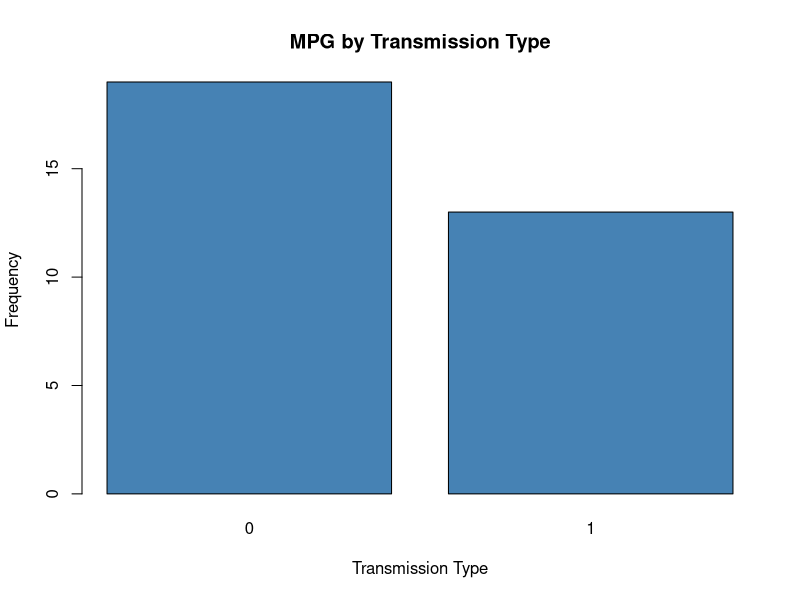
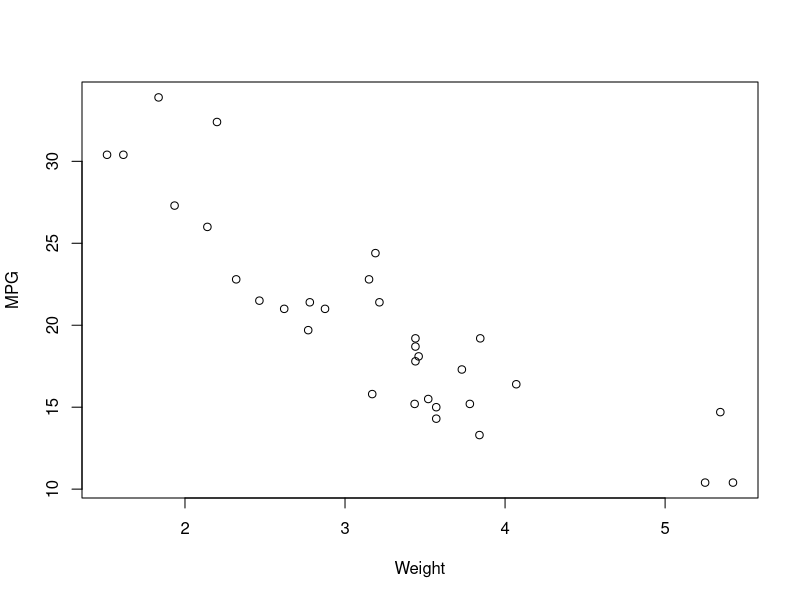
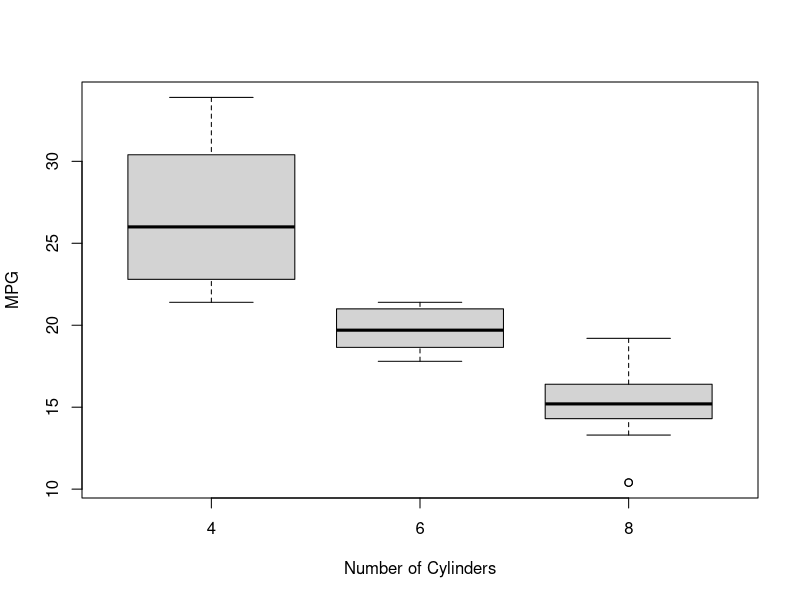
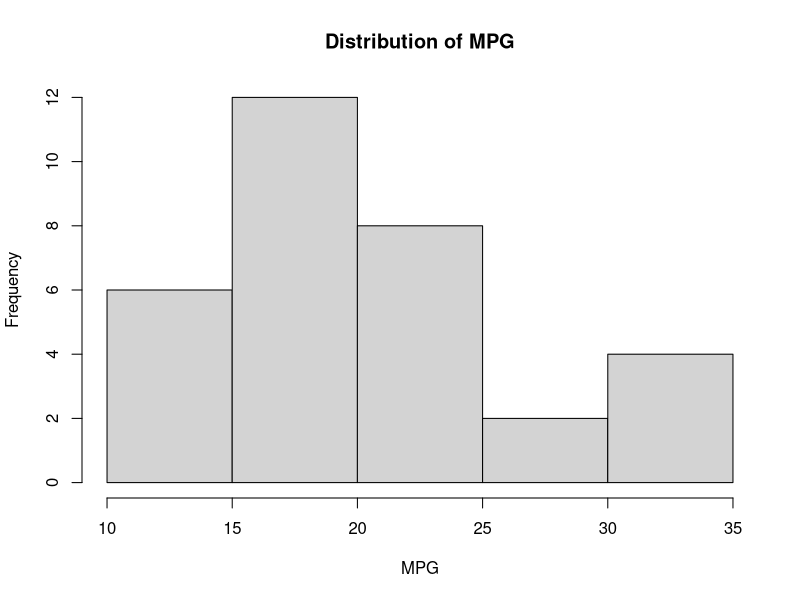
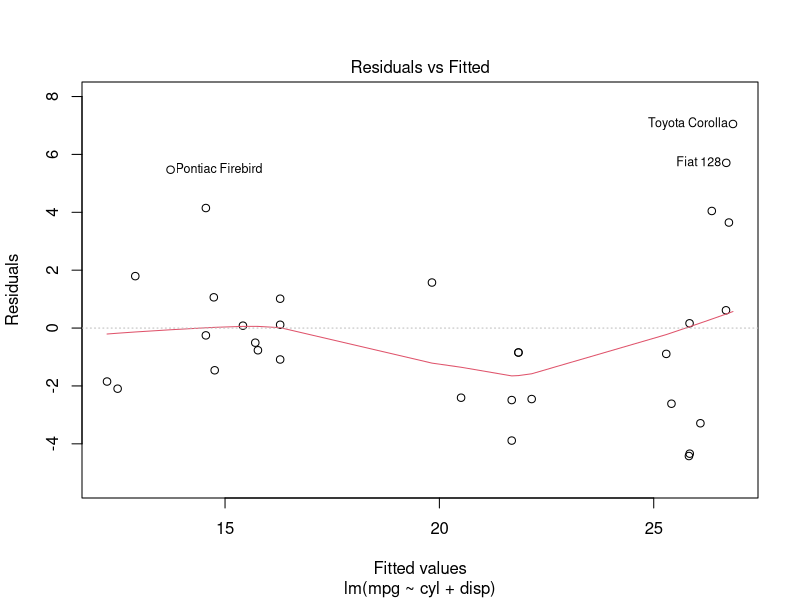

Write R code to recreate these figures, in order.
## ---- chunk 1
knitr::opts_chunk$set(echo = TRUE)
## ---- chunk 2
# Install the MASS package (if not already installed)
if (!requireNamespace("MASS", quietly = TRUE)) {
  install.packages("MASS")
}

# Load the MASS package
library(MASS)

## ---- chunk 3
# Load the mtcars dataset
data(mtcars)

# Explore the structure and summary statistics
str(mtcars)
summary(mtcars)

# Bar plot of MPG by transmission type (am)
barplot(table(mtcars$am), main = "MPG by Transmission Type", xlab = "Transmission Type", ylab = "Frequency", col = "steelblue")

# Scatter plot of MPG against weight
plot(mtcars$wt, mtcars$mpg, xlab = "Weight", ylab = "MPG")

# Boxplot of MPG by number of cylinders
boxplot(mpg ~ cyl, data = mtcars, xlab = "Number of Cylinders", ylab = "MPG")

# Histogram of MPG
hist(mtcars$mpg, main = "Distribution of MPG", xlab = "MPG")


## ---- chunk 4
# Fit multiple models
model1 <- lm(mpg ~ cyl + disp, data = mtcars)
model2 <- lm(mpg ~ cyl + disp + hp, data = mtcars)

# Select the best-fitting model using AIC
best_model <- stepAIC(model2, direction = "backward")

# Print the model summary
summary(best_model)

## ---- chunk 5
# Interpret the coefficients
coef_summary <- summary(best_model)$coefficients

# Print the coefficient estimates and significance
coef_summary

## ---- chunk 6
# Residual plot
plot(best_model, which = 1)

# Shapiro-Wilk test for normality
shapiro.test(best_model$residuals)

## ---- chunk 7
# Hypothesis test
cyl_coef <- coef(best_model)["cyl"]
t_test <- t.test(mtcars$cyl, alternative = "two.sided", mu = 0, conf.level = 0.95)

# Print the hypothesis test results
t_test

